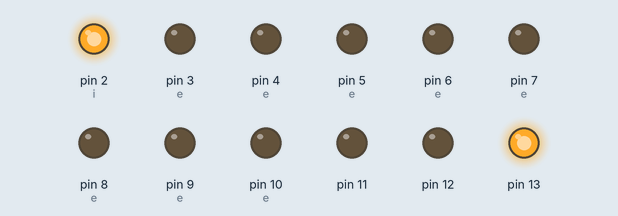
Simulated run of this sketch. Board: Arduino Uno, built with avr-gcc and run on an emulated ATmega328P. Shown: output pins drawn as LEDs (lit = HIGH).

Above: at 0.1 s.
At 1.7 s:
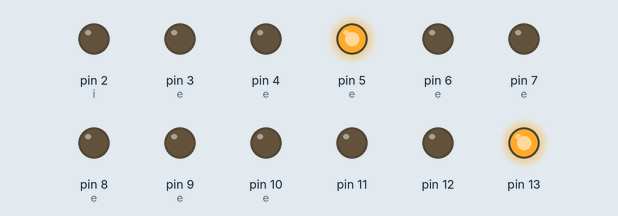
At 3.5 s:
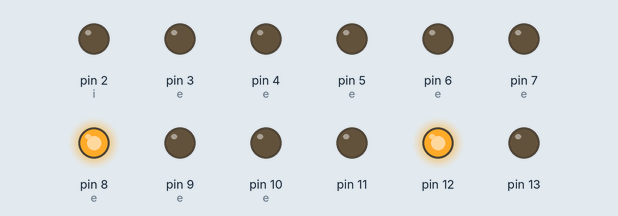
At 6.9 s:
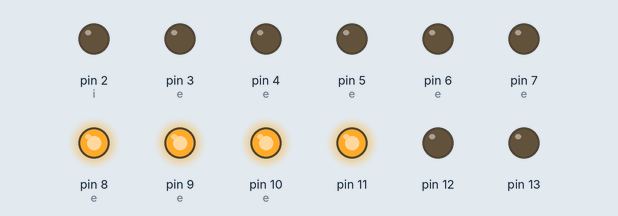
At 10.3 s:
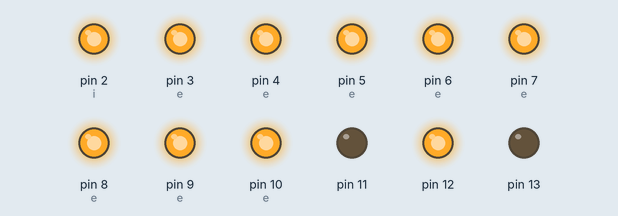
At 13.9 s:
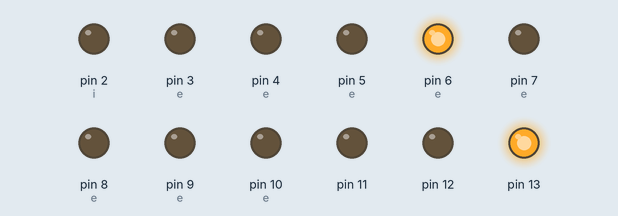
Timing chart, 0 to 14.2 s (numbered marks = the images above):
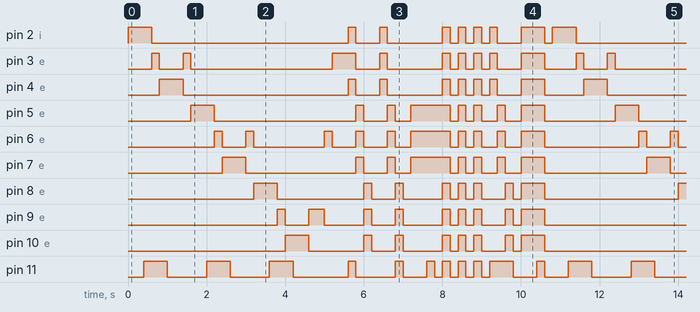

The sketch:

cub_leds.ino
```cpp
/*

  Blink

  Turns on an LED on for one second, then off for one second, repeatedly.

  This example code is created by VanceAnce
  feel free to use it and visit my site
  vanceance.blogspot.com
 */

  int e[3][3]={{2,3,4},{5,6,7},{8,9,10}};
  int i=0;
  int d=200;
void setup() {

  // initialize the digital pin as an output.

  // Pin 13 has an LED connected on most Arduino boards


  int i=2;

  while(i<=13)
  {
    pinMode(i, OUTPUT);
    i++;
  }
}

void loop() {
   i=0;
  //---------------------------------------------------
  while(i<3)
  {

    digitalWrite(e[i][0], HIGH);
    digitalWrite(13, HIGH);
    delay(d);
    digitalWrite(13, LOW);

    digitalWrite(12, HIGH);
    delay(d);
    digitalWrite(12, LOW);
    digitalWrite(11, HIGH);
    delay(d);

    digitalWrite(e[i][0], LOW);
    //digitalWrite(11,LOW);

    digitalWrite(e[i][1], HIGH);
    delay(d);
    digitalWrite(e[i][1], LOW);
    digitalWrite(e[i][2], HIGH);
    delay(d);
    digitalWrite(11, LOW);

    digitalWrite(12, HIGH);
    delay(d);
    digitalWrite(12, LOW);

    digitalWrite(13, HIGH);
    delay(d);
    digitalWrite(e[i][2], LOW);

    digitalWrite(e[i][1], HIGH);
    delay(d);
    digitalWrite(e[i][1], LOW);

    digitalWrite(13, LOW);
    i++;
  }

  digitalWrite(12,HIGH);
  digitalWrite(9,HIGH);
  delay(d);
  digitalWrite(9,LOW);

  digitalWrite(6,HIGH);
  delay(d);
  digitalWrite(6,LOW);

  digitalWrite(3,HIGH);
  delay(d);
  digitalWrite(12,LOW);

  digitalWrite(13,HIGH);
  delay(d);
  digitalWrite(13,LOW);

  digitalWrite(3,LOW);
  i=0;

  //--------------------------------------------------- E3,S1 -> E2,S2 -> E1,S1

  digitalWrite(11, HIGH);   // S1 on
  digitalWrite(2, HIGH);    // E1 on
  digitalWrite(3, HIGH);
  digitalWrite(4, HIGH);
  delay(d);
  digitalWrite(11, LOW);   // S1 off
  digitalWrite(2, LOW);    // E1 off
  digitalWrite(3, LOW);

  digitalWrite(4, LOW);
  digitalWrite(12, HIGH);   // S2 on
  digitalWrite(5, HIGH);    // E2 on
  digitalWrite(6, HIGH);
  digitalWrite(7, HIGH);
  delay(d);
  digitalWrite(12, LOW);   // S2 off
  digitalWrite(5, LOW);    // E2 off
  digitalWrite(6, LOW);
  digitalWrite(7, LOW);
  digitalWrite(13, HIGH);   // S2 on
  digitalWrite(8, HIGH);    // E3 on
  digitalWrite(9, HIGH);
  digitalWrite(10, HIGH);
  delay(d);
  digitalWrite(13, LOW);   // S2 off
  digitalWrite(8, LOW);    // E3 off
  digitalWrite(9, LOW);
  digitalWrite(10, LOW);
  delay(d);

  //--------------------------------------------------- E3,S1 -> E2,S2 -> E1,S1

  digitalWrite(13, HIGH);   // S1 on
  digitalWrite(2, HIGH);    // E1 on
  digitalWrite(3, HIGH);
  digitalWrite(4, HIGH);
  delay(d);
  digitalWrite(13, LOW);   // S1 off
  digitalWrite(2, LOW);    // E1 off

  digitalWrite(3, LOW);
  digitalWrite(4, LOW);

  digitalWrite(12, HIGH);   // S2 on
  digitalWrite(5, HIGH);    // E2 on
  digitalWrite(6, HIGH);
  digitalWrite(7, HIGH);
  delay(d);
  digitalWrite(12, LOW);   // S2 off
  digitalWrite(5, LOW);    // E2 off
  digitalWrite(6, LOW);
  digitalWrite(7, LOW);

  digitalWrite(11, HIGH);   // S2 on
  digitalWrite(8, HIGH);    // E3 on
  digitalWrite(9, HIGH);
  digitalWrite(10, HIGH);
  delay(d);
  digitalWrite(11, LOW);   // S2 off
  digitalWrite(8, LOW);    // E3 off
  digitalWrite(9, LOW);
  digitalWrite(10, LOW);
  delay(d);

  //--------------------------------------------------- Mittlere Reihe v.h.n.v

  digitalWrite(13, HIGH);   // set the LED on
  digitalWrite(5, HIGH);    // set the LED off
  digitalWrite(6, HIGH);
  digitalWrite(7, HIGH);
  delay(d);
  digitalWrite(13, LOW);
  //delay(400);
  digitalWrite(12, HIGH);
  delay(d);
  digitalWrite(12, LOW);
  //delay(400);
  digitalWrite(11, HIGH);
  delay(d);
  digitalWrite(11, LOW);
  delay(d);
  //------------------------------------ Ganzer Würfel 3x Blinken

  while(i<3) {

    digitalWrite(2, HIGH);    // E1 on
    digitalWrite(3, HIGH);
    digitalWrite(4, HIGH);

    digitalWrite(5, HIGH);    // E2 on
    digitalWrite(6, HIGH);
    digitalWrite(7, HIGH);

    digitalWrite(8, HIGH);    // E3 on
    digitalWrite(9, HIGH);
    digitalWrite(10, HIGH);

    digitalWrite(13, HIGH);   // S1-3 on
    digitalWrite(12, HIGH);
    digitalWrite(11, HIGH);

    delay(d);

    digitalWrite(2, LOW);    // E1 off
    digitalWrite(3, LOW);
    digitalWrite(4, LOW);

    digitalWrite(5, LOW);    // E2 off
    digitalWrite(6, LOW);
    digitalWrite(7, LOW);

    digitalWrite(8, LOW);    // E3 off
    digitalWrite(9, LOW);
    digitalWrite(10, LOW);

    digitalWrite(13, LOW);    // S1-3 off
    digitalWrite(12, LOW);
    digitalWrite(11, LOW);

    delay(d);

    i++; }

  //-------------------------------------------------------- Ebenen Ein/aus

  digitalWrite(13, HIGH);   // S1-3 on
  digitalWrite(12, HIGH);
  digitalWrite(11, HIGH);

  digitalWrite(2, HIGH);    // E1 on
  digitalWrite(3, HIGH);
  digitalWrite(4, HIGH);

  delay(d);

  digitalWrite(2, LOW);    // E1 off
  digitalWrite(3, LOW);
  digitalWrite(4, LOW);

  digitalWrite(5, HIGH);    // E2 on
  digitalWrite(6, HIGH);
  digitalWrite(7, HIGH);

  delay(d);

  digitalWrite(5, LOW);    // E2 off
  digitalWrite(6, LOW);
  digitalWrite(7, LOW);

  digitalWrite(8, HIGH);    // E3 on
  digitalWrite(9, HIGH);
  digitalWrite(10, HIGH);

  delay(d);

  digitalWrite(8, LOW);    // E3 off
  digitalWrite(9, LOW);
  digitalWrite(10, LOW);

  digitalWrite(13, LOW);    // S1-3 off
  digitalWrite(12, LOW);
  digitalWrite(11, LOW);

  delay(d);

  //-------------------------------------------------------- Spalten ein/aus

  digitalWrite(2, HIGH);    // E1 on
  digitalWrite(3, HIGH);
  digitalWrite(4, HIGH);

  digitalWrite(5, HIGH);    // E2 on
  digitalWrite(6, HIGH);
  digitalWrite(7, HIGH);

  digitalWrite(8, HIGH);    // E3 on
  digitalWrite(9, HIGH);
  digitalWrite(10, HIGH);

  digitalWrite(13, HIGH);   // S1 on

  delay(d);

  digitalWrite(13, LOW); // S1 off

  digitalWrite(12, HIGH);   // S1 on
  delay(d);
  digitalWrite(12, LOW); // S1 off

  digitalWrite(11, HIGH);   // S1 on
  delay(d);
  digitalWrite(11, LOW); // S1 off

  digitalWrite(2, LOW);    // E1 off
  digitalWrite(3, LOW);
  digitalWrite(4, LOW);

  digitalWrite(5, LOW);    // E2 off
  digitalWrite(6, LOW);
  digitalWrite(7, LOW);

  digitalWrite(8, LOW);    // E3 off
  digitalWrite(9, LOW);
  digitalWrite(10, LOW);

  delay(d);

  //--------------------------------------------------------
}
```

Measured:
- by itself, pin 11–13: moves between LOW and HIGH, repeating every 10.8 s
- by itself, pin 4 (e): repeats every 10.8 s: LOW 4.2 s, HIGH 0.20 s, LOW 0.60 s, HIGH 0.20 s, LOW 1.4 s, 3 × (HIGH 0.20 s, LOW 0.20 s), HIGH 0.20 s, LOW 0.60 s, HIGH 0.60 s, LOW 1.0 s, HIGH 0.60 s
- by itself, pin 2 (i): repeats every 10.8 s: LOW 5.0 s, HIGH 0.20 s, LOW 0.60 s, HIGH 0.20 s, LOW 1.4 s, 3 × (HIGH 0.20 s, LOW 0.20 s), HIGH 0.20 s, LOW 0.60 s, HIGH 0.60 s, LOW 0.20 s, HIGH 0.60 s
